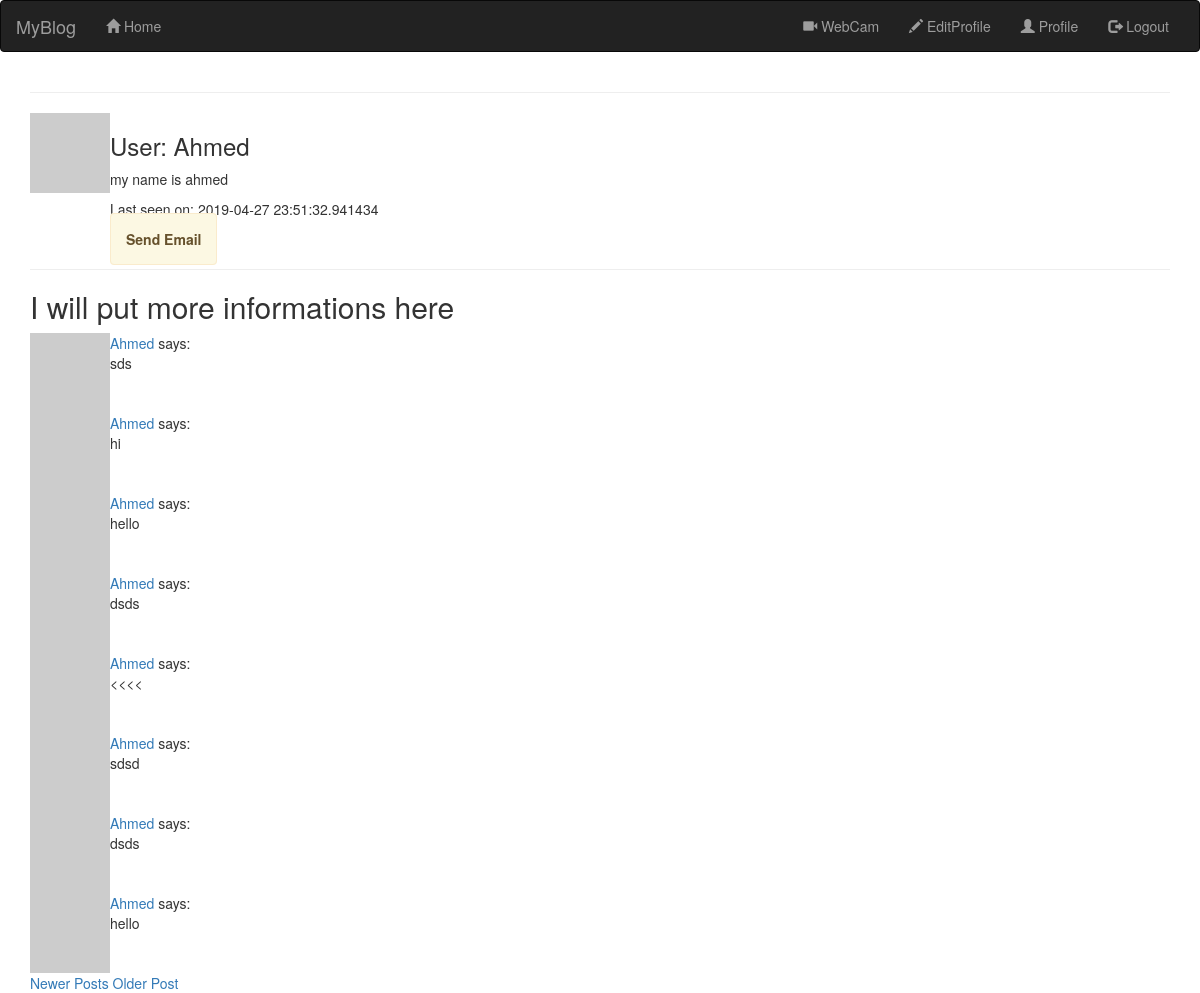
The app's page /user/Ahmed?page=3 (signed in) with its own data.
### app/models.py (models this page shows, shortened)
class User(UserMixin, db.Model):
    __tablename__ = 'USERS'
    id = db.Column(db.Integer, primary_key=True)
    username = db.Column(db.String(64), unique=True, index=True)
    email = db.Column(db.String(128), unique=True, index=True)
    password_hash = db.Column(db.String(128))  # holds a hash of the user password
    role_id = db.Column(db.Integer, db.ForeignKey('ROLES_.id'))
    posts = db.relationship('Post', backref='user', lazy='dynamic')
    about_me = db.Column(db.String(140))   # about me
    last_seen = db.Column(db.DateTime, default=datetime.utcnow)
    def avatar(self, size):
        digest = md5(self.email.lower().encode('utf-8')).hexdigest()
        return 'https://www.gravatar.com/avatar/{}?d=identicon&s={}'.format(
            digest, size)

class Post(db.Model):
    __tablename__ = "POSTS"                # the table name
    id = db.Column(db.Integer, primary_key=True)
    body = db.Column(db.String(140))
    timestamp = db.Column(db.DateTime, index=True, default=datetime.utcnow)
    user_id = db.Column(db.Integer, db.ForeignKey('USERS.id'))

### app/routes.py (the view)
@App.route('/user/<username>')
@login_required       # only for logged in users
def user(username):
    user_porfile = User.query.filter_by(username=username).first_or_404()  # the first ( = exist 'username' ) or
    PATH= "/user/" + str(user_porfile.username) + "/sendEmail"
    posts = [
        {'author': user_porfile, 'body': 'Test post #1'},
        {'author': user_porfile, 'body': 'Test post #2'}
    ]
    page = request.args.get('page', 1, type=int)
    my_posts = user_porfile.posts.order_by(Post.timestamp.desc()).paginate(page, App.config['POSTS_PER_PAGE'],False)
    next_url = url_for('user', username=user_porfile.username, page=my_posts.next_num) if my_posts.has_next else None
    prev_url = url_for('user', username=user_porfile.username, page=my_posts.prev_num) if my_posts.has_prev else None
    return render_template('user.html', title="profile", user=user_porfile, posts=my_posts.items, next_url=next_url,
                           prev_url=prev_url, PATH=PATH)

### app/models.py (called while the page is built)
@login.user_loader     # register
def load_user(id_):    # load the user id function
    return User.query.get(int(id_))

### app/routes.py (called while the page is built)
@App.before_request
def before_request():
    if current_user.is_authenticated:
        current_user.last_seen = datetime.utcnow()
        db.session.commit()

### app/templates/user.html
{% extends "base_boots.html" %}
{% block app_content %}
<hr>
<table>
    <tr valign="top">
        <td><img src="{{user.avatar(128)}}"></td>
        <td>
            <h3> User: {{ user.username }} </h3>
            {% if user.about_me %}<p> {{ user.about_me }} </p>{% endif %}
            {% if user.last_seen %}<p> Last seen on: {{ user.last_seen }}</p>{% endif %}
            <span class="alert alert-warning">
             <a href="{{ PATH }}" class="alert-link">
             Send Email
             </a></span>
        </td>
    </tr>
</table>
    <hr>
<h2 > I will put more informations here</h2>
{% for post in posts%}
        {%include '_post.html' %}
    {% endfor %}
{% if prev_url %}
<a href="{{prev_url}}"> Newer Posts</a>
{% endif %}
{% if next_url %}
<a href="{{next_url}}"> Older Post </a>
{% endif %}
{% endblock %}

### app/templates/_post.html
<table class="tabel table-hover">
    <tr valign="top">
        <td width="45px">
            <a href="{{ url_for('user', username=post.user.username) }}">
                <img src="{{ post.user.avatar(45) }}"></a>
        </td>
        <td>
            <a href="{{ url_for('user', username=post.user.username) }}">
                 {{ post.user.username }}
                </a>
            says:<br>
            {{ post.body }}
        </td>
    </tr>
</table>

### records on screen
User: username "Ahmed", about_me "my name is ahmed", last_seen "2019-04-27 23:51:32.941434"
Post: user.username "Ahmed", body "sds"
Post: user.username "Ahmed", body "hi"
Post: user.username "Ahmed", body "hello"
Post: user.username "Ahmed", body "dsds"
Post: user.username "Ahmed", body "<<<<"
Post: user.username "Ahmed", body "sdsd"
Post: user.username "Ahmed", body "dsds"
Post: user.username "Ahmed", body "hello"
